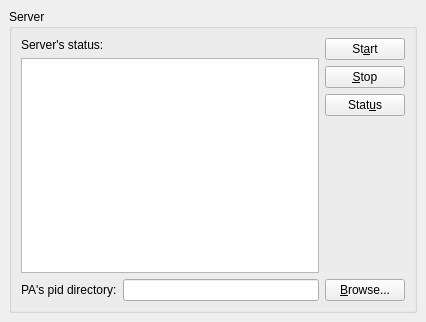
<ui version="4.0" >
 <class>wgServer</class>
 <widget class="QWidget" name="wgServer" >
  <property name="geometry" >
   <rect>
    <x>0</x>
    <y>0</y>
    <width>426</width>
    <height>322</height>
   </rect>
  </property>
  <property name="windowTitle" >
   <string>Form</string>
  </property>
  <layout class="QGridLayout" >
   <property name="margin" >
    <number>9</number>
   </property>
   <property name="spacing" >
    <number>6</number>
   </property>
   <item row="0" column="0" >
    <widget class="QGroupBox" name="groupBox" >
     <property name="title" >
      <string>Server</string>
     </property>
     <layout class="QGridLayout" >
      <property name="margin" >
       <number>9</number>
      </property>
      <property name="spacing" >
       <number>6</number>
      </property>
      <item row="1" column="2" >
       <spacer>
        <property name="orientation" >
         <enum>Qt::Vertical</enum>
        </property>
        <property name="sizeHint" >
         <size>
          <width>20</width>
          <height>91</height>
         </size>
        </property>
       </spacer>
      </item>
      <item row="0" column="2" >
       <layout class="QGridLayout" >
        <property name="margin" >
         <number>0</number>
        </property>
        <property name="spacing" >
         <number>6</number>
        </property>
        <item row="1" column="0" >
         <widget class="QPushButton" name="btnStopServer" >
          <property name="text" >
           <string>&amp;Stop</string>
          </property>
         </widget>
        </item>
        <item row="2" column="0" >
         <widget class="QPushButton" name="btnStatusServer" >
          <property name="text" >
           <string>Stat&amp;us</string>
          </property>
         </widget>
        </item>
        <item row="0" column="0" >
         <widget class="QPushButton" name="btnStartServer" >
          <property name="text" >
           <string>St&amp;art</string>
          </property>
         </widget>
        </item>
       </layout>
      </item>
      <item row="2" column="0" >
       <widget class="QLabel" name="label_3" >
        <property name="text" >
         <string>PA's pid directory:</string>
        </property>
       </widget>
      </item>
      <item row="2" column="2" >
       <widget class="QPushButton" name="btnBrowsePIDDir" >
        <property name="text" >
         <string>&amp;Browse...</string>
        </property>
       </widget>
      </item>
      <item row="2" column="1" >
       <widget class="QLineEdit" name="edtPIDDir" >
        <property name="text" >
         <string/>
        </property>
        <property name="readOnly" >
         <bool>true</bool>
        </property>
       </widget>
      </item>
      <item rowspan="2" row="0" column="0" colspan="2" >
       <layout class="QGridLayout" >
        <property name="margin" >
         <number>0</number>
        </property>
        <property name="spacing" >
         <number>6</number>
        </property>
        <item row="0" column="0" >
         <widget class="QLabel" name="label" >
          <property name="sizePolicy" >
           <sizepolicy>
            <hsizetype>0</hsizetype>
            <vsizetype>0</vsizetype>
            <horstretch>0</horstretch>
            <verstretch>0</verstretch>
           </sizepolicy>
          </property>
          <property name="text" >
           <string>Server's status:</string>
          </property>
         </widget>
        </item>
        <item row="1" column="0" >
         <widget class="QTextEdit" name="edtServerInfo" >
          <property name="acceptDrops" >
           <bool>false</bool>
          </property>
          <property name="lineWrapMode" >
           <enum>QTextEdit::NoWrap</enum>
          </property>
          <property name="readOnly" >
           <bool>true</bool>
          </property>
         </widget>
        </item>
       </layout>
      </item>
     </layout>
    </widget>
   </item>
  </layout>
 </widget>
 <resources/>
 <connections/>
</ui>
